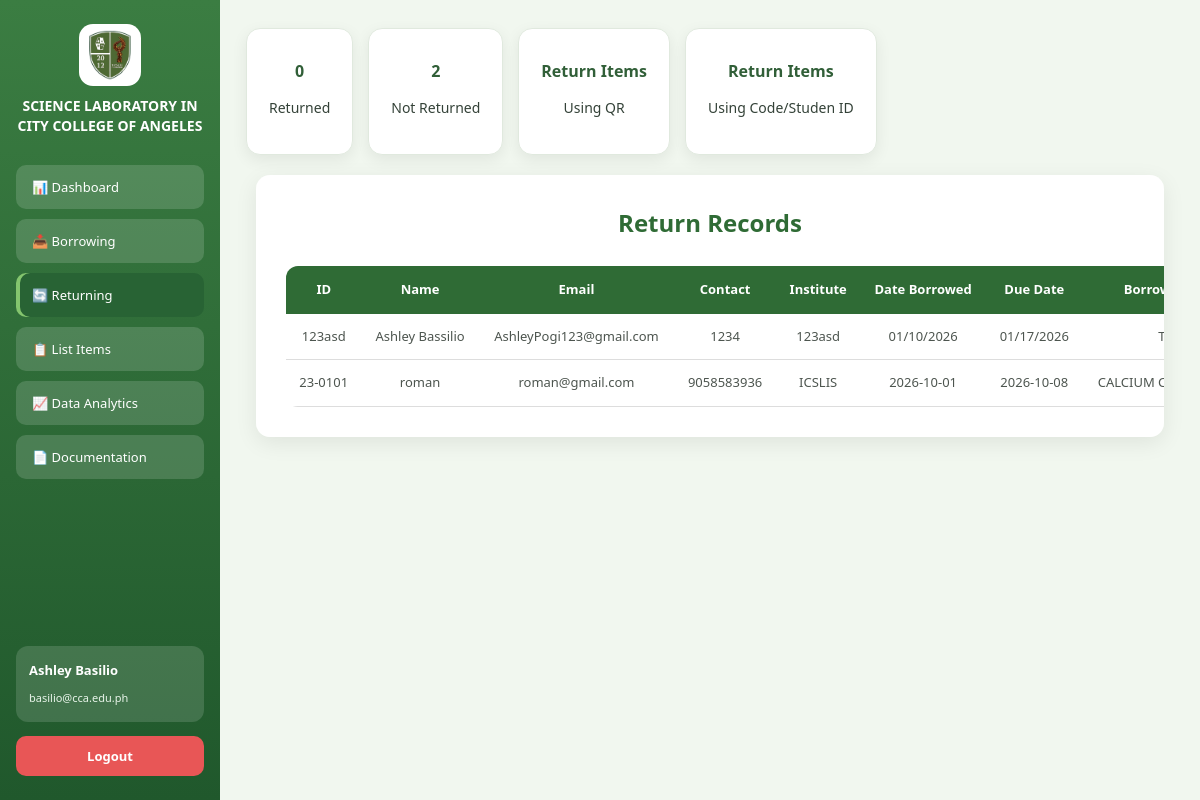
The app's page /returning with its own data.
### tables this page shows
CREATE TABLE "Log" (
	"LogID"	INTEGER NOT NULL,
	"SchoolID"	TEXT NOT NULL,
	"ItemID"	INTEGER NOT NULL,
	"DateBorrowed"	TEXT NOT NULL,
	"ExpectedReturnDate"	TEXT NOT NULL,
	"DateReturned"	TEXT,
	"ApprovedBy"	TEXT,
	PRIMARY KEY("LogID"),
	FOREIGN KEY("ItemID") REFERENCES "Items"("ItemID"),
	FOREIGN KEY("SchoolID") REFERENCES "Borrower"("SchoolID")
);

CREATE TABLE "Borrower" (
	"SchoolID"	TEXT,
	"BorrowerName"	TEXT NOT NULL,
	"Email"	TEXT NOT NULL,
	"Department"	TEXT NOT NULL,
	"Contact"	INTEGER NOT NULL,
	"Remarks"	TEXT,
	PRIMARY KEY("SchoolID")
);

CREATE TABLE "Items" (
	"ItemID"	INTEGER,
	"Code"	TEXT NOT NULL,
	"Category"	TEXT NOT NULL,
	"Type"	TEXT NOT NULL,
	"Status"	TEXT NOT NULL,
	"Remarks"	TEXT,
	"Class"	TEXT,
	PRIMARY KEY("ItemID")
);

### app.py (the view)
@app.route('/returning')
def returning():
    is_superAdmin = session.get('role') == 'superAdmin'
    conn = sqlite3.connect(DB_PATH)
    conn.row_factory = sqlite3.Row
    cur = conn.cursor()
    query = """
        SELECT
            Borrower.SchoolID,
            Borrower.BorrowerName,
            Borrower.Email,
            Borrower.Contact,
            Borrower.Department,
            Log.DateBorrowed,
            Log.ExpectedReturnDate,
            Log.DateReturned,
            Log.ApprovedBy,
            Items.Code,
            Items.Category,
            Items.Type,
            Items.Status
        FROM Log
        INNER JOIN Borrower
            ON Log.SchoolID = Borrower.SchoolID
        INNER JOIN Items
            ON Log.ItemID = Items.ItemID
    """
    cur.execute(query)
    rows = cur.fetchall()
    conn.close()
    grouped = {}
    for row in rows:
        sid = row["SchoolID"]
        if sid not in grouped:
            grouped[sid] = {
                "SchoolID": sid,
                "BorrowerName": row["BorrowerName"],
                "Email": row["Email"],
                "Contact": row["Contact"],
                "Department": row["Department"],
                "DateBorrowed": row["DateBorrowed"],
                "ExpectedReturnDate": row["ExpectedReturnDate"],
                "DateReturned": row["DateReturned"],
                "Items": [],
                "ApprovedBy": row["ApprovedBy"]
            }
        grouped[sid]["Items"].append(
            row["Type"]
        )
    return render_template(
        "returning.html",
        data=list(grouped.values()),
        is_superAdmin=is_superAdmin
    )

### templates/returning.html (shortened to what this page needs)
<!DOCTYPE html>
<html>
<head>
    <link rel="stylesheet" href="{{ url_for('static', filename='dashboard.css') }}">
</head>
<body>
<div class="container">
<div class="sidebar">
    <div class="logo-header">
         <img src="{{ url_for('static', filename='images/logo.png') }}" class="logo">
        <h2 class="title">SCIENCE LABORATORY IN CITY COLLEGE OF ANGELES</h2>
    </div>
    <button class="menu-btn" onclick="location.href='dashboard'">📊 Dashboard</button>
    <button class="menu-btn" onclick="location.href='borrow'">📥 Borrowing</button>
    <button class="menu-btn active" onclick="location.href='returning'">🔄 Returning</button>
    <button class="menu-btn" onclick="location.href='broken'">📋 List Items</button>
    <button class="menu-btn" onclick="location.href='analytics'">📈 Data Analytics</button>
    <button class="menu-btn" onclick="location.href='documentation'">📄 Documentation</button>
    <div class="user-box">
        <p class="name">Ashley Basilio</p>
        <small>basilio@cca.edu.ph</small>
    </div>
    <button class="logout-btn" onclick="logout()">Logout</button>
</div>
<div class="main" style="flex-direction: column; align-items: stretch;">
    <div style="display:flex; gap:15px; margin-bottom:20px;">
    <div class="card">
        <h3 id="returnedCount">
            {{ data | selectattr('Status', 'equalto', 'Returned') | list | length }}
        </h3>
        <p>Returned</p>
    </div>
    <div class="card">
        <h3 id="notReturnedCount">
            {{ data | rejectattr('Status', 'equalto', 'Returned') | list | length }}
        </h3>
        <p>Not Returned</p>
    </div>
    <div class="card" onclick="openForm('returnForm')">
        <h3>
            Return Items
        </h3>
        <p>Using QR</p>
    </div>
    <div class="card" onclick="openForm('manualReturnForm')">
        <h3>
            Return Items
        </h3>
        <p>Using Code/Studen ID</p>
    </div>
</div>
{% if session['role'] == 'superAdmin' %}
    <div class="welcome-box">
        <h2>Return Records</h2>
        <table style="width:100%; border-collapse: collapse;">
    <thead>
        <tr style="background:#f0f0f0;">
            <th>ID</th>
            <th>Name</th>
            <th>Email</th>
            <th>Contact</th>
            <th>Institute</th>
            <th>Date Borrowed</th>
            <th>Due Date</th>
            <th>Borrowed Item</th>
            <th>Date Returned</th>
            <th>Approved By</th>
            <th id="tablereturn"style="">Action</th>
        </tr>
    </thead>
    <tbody id="returnTable">
        {% for row in data %}
        <tr>
            <td>{{ row['SchoolID'] }}</td>
            <td>{{ row['BorrowerName'] }}</td>
            <td>{{ row['Email'] }}</td>
            <td>{{ row['Contact'] }}</td>
            <td>{{ row['Department'] }}</td>
            <td>{{ row['DateBorrowed'] }}</td>
            <td>{{ row['ExpectedReturnDate'] }}</td>
            <td>
                {% for item in row['Items'] %}
                    <div>{{ item }}</div>
                {% endfor %}
            </td>
            <td>{{ row['DateReturned'] }}</td>
            <td>{{ row['ApprovedBy'] }}</td>
            <td id="returntd">
                <button
                    class="modify-btn"
                    onclick="modifyRecord(`{{ row['SchoolID'] }}`)">
                    Modify
                </button>
            </td>
        </tr>
        {% endfor %}
    </tbody>
</table>
    </div>
    {% else %}
    <div class="welcome-box">
        <h2>Return Records</h2>
        <table style="width:100%; border-collapse: collapse;">
    <thead>
        <tr style="background:#f0f0f0;">
            <th>ID</th>
            <th>Name</th>
            <th>Email</th>
            <th>Contact</th>
            <th>Institute</th>
            <th>Date Borrowed</th>
            <th>Due Date</th>
            <th>Borrowed Item</th>
        </tr>
    </thead>
    <tbody id="returnTable">
        {% for row in data %}
        <tr>
            <td>{{ row['SchoolID'] }}</td>
            <td>{{ row['BorrowerName'] }}</td>
            <td>{{ row['Email'] }}</td>
            <td>{{ row['Contact'] }}</td>
            <td>{{ row['Department'] }}</td>
            <td>{{ row['DateBorrowed'] }}</td>
            <td>{{ row['ExpectedReturnDate'] }}</td>
            <td>
                {% for item in row['Items'] %}
                    <div>{{ item }}</div>
                {% endfor %}
            </td>
        </tr>
        {% endfor %}
    </tbody>
</table>
    </div>
    {% endif %}
</div>
</body>
</html>

### static/dashboard.css (style rules this page uses)
* { box-sizing: border-box; }
html { scroll-behavior: smooth; }
body { margin: 0; padding: 0; font-family: "Segoe UI", Arial, sans-serif; background: #edf5eb; color: #344238; font-size: 14px; line-height: 1.5; }
button, input, select, textarea { font-family: inherit; }
button { cursor: pointer; }
.container { display: flex; width: 100%; min-height: 100vh; }
.sidebar { width: 220px; min-width: 220px; height: 100vh; position: fixed; top: 0; left: 0; padding: 24px 16px; background: linear-gradient( 180deg, #3b7d42 0%, #20582c 100% ); color: white; display: flex; flex-direction: column; z-index: 1000; }
.logo-header { display: flex; flex-direction: column; align-items: center; text-align: center; margin-bottom: 30px; }
.logo { width: 62px; height: 62px; object-fit: contain; background: white; padding: 6px; border-radius: 14px; margin-bottom: 10px; }
.title { margin: 0; color: white; font-size: 14px; line-height: 1.4; font-weight: 700; }
.menu-btn { width: 100%; min-height: 44px; margin-bottom: 10px; padding: 0 16px; border: none; border-radius: 10px; background: rgba(255, 255, 255, 0.15); color: white; text-align: left; font-size: 13px; font-weight: 500; cursor: pointer; transition: all 0.2s ease; }
.menu-btn.active { background: #286334; box-shadow: inset 4px 0 #84c56e; }
.user-box { margin-top: auto; margin-bottom: 14px; padding: 15px 13px; border-radius: 12px; background: rgba(255, 255, 255, 0.14); }
.user-box .name { margin: 0 0 6px; color: white; font-size: 13px; font-weight: 700; }
.user-box small { color: #e8f4e9; font-size: 11px; }
.logout-btn { width: 100%; min-height: 40px; border: none; border-radius: 10px; background: #e85656; color: white; font-size: 13px; font-weight: 600; cursor: pointer; transition: 0.2s ease; }
.main { margin-left: 220px; width: calc(100% - 220px); min-height: 100vh; padding: 30px 32px 40px; background: #f1f7ef; }
.card { background: white; padding: 22px; border-radius: 14px; text-align: center; cursor: pointer; border: 1px solid #e0e9de; box-shadow: 0 5px 16px rgba(0, 0, 0, 0.07); transition: 0.25s ease; }
.card h3, .card h4 { color: #315f38; margin: 8px 0; font-size: 16px; }
table { width: 100%; border-collapse: collapse; background: white; border-radius: 12px; overflow: hidden; }
th { background: #2f5d34; color: white; padding: 13px 12px; font-size: 13px; font-weight: 600; }
td { padding: 12px; text-align: center; color: #4d554f; font-size: 13px; border-bottom: 1px solid #e1e5e0; }
.welcome-box { width: calc(100% - 20px); max-width: 1250px; margin: 10px auto; background: white; padding: 30px; border-radius: 14px; box-shadow: 0 6px 22px rgba(0, 0, 0, 0.08); overflow: hidden; }
.welcome-box h2 { text-align: center; color: #2f6b35; margin: 0 0 25px; font-size: 24px; }
.welcome-box table { width: 100% !important; border-collapse: collapse; table-layout: auto; }
.welcome-box table th { background: #2f6b35 !important; color: white; padding: 14px 12px; font-size: 13px; text-align: center; white-space: nowrap; }
.welcome-box table td { padding: 13px 12px; text-align: center; font-size: 13px; vertical-align: middle; border-bottom: 1px solid #ddd; }
.welcome-box table td:not(:nth-child(8)) { white-space: nowrap; }
.welcome-box table td:nth-child(8) { white-space: normal; max-width: 200px; }
@media (max-width: 1200px) { .main { padding: 28px 26px 35px; } }
@media (max-width: 1200px) { .welcome-box { overflow-x: auto; } }
@media (max-width: 1200px) { .welcome-box table { min-width: 1100px; } }

### records on screen
Log: SchoolID "123asd", BorrowerName "Ashley Bassilio", Email "AshleyPogi123@gmail.com", Contact "1234", Department "123asd", DateBorrowed "01/10/2026", ExpectedReturnDate "01/17/2026"
Log: SchoolID "23-0101", BorrowerName "roman", Email "roman@gmail.com", Contact "9058583936", Department "ICSLIS", DateBorrowed "2026-10-01", ExpectedReturnDate "2026-10-08"
Items: Type "CALCIUM…"

### other values on screen
{{ data | selectattr('Status', 'equalto', 'Returned') | list | length }} "0"
{{ data | rejectattr('Status', 'equalto', 'Returned') | list | length }} "2"
